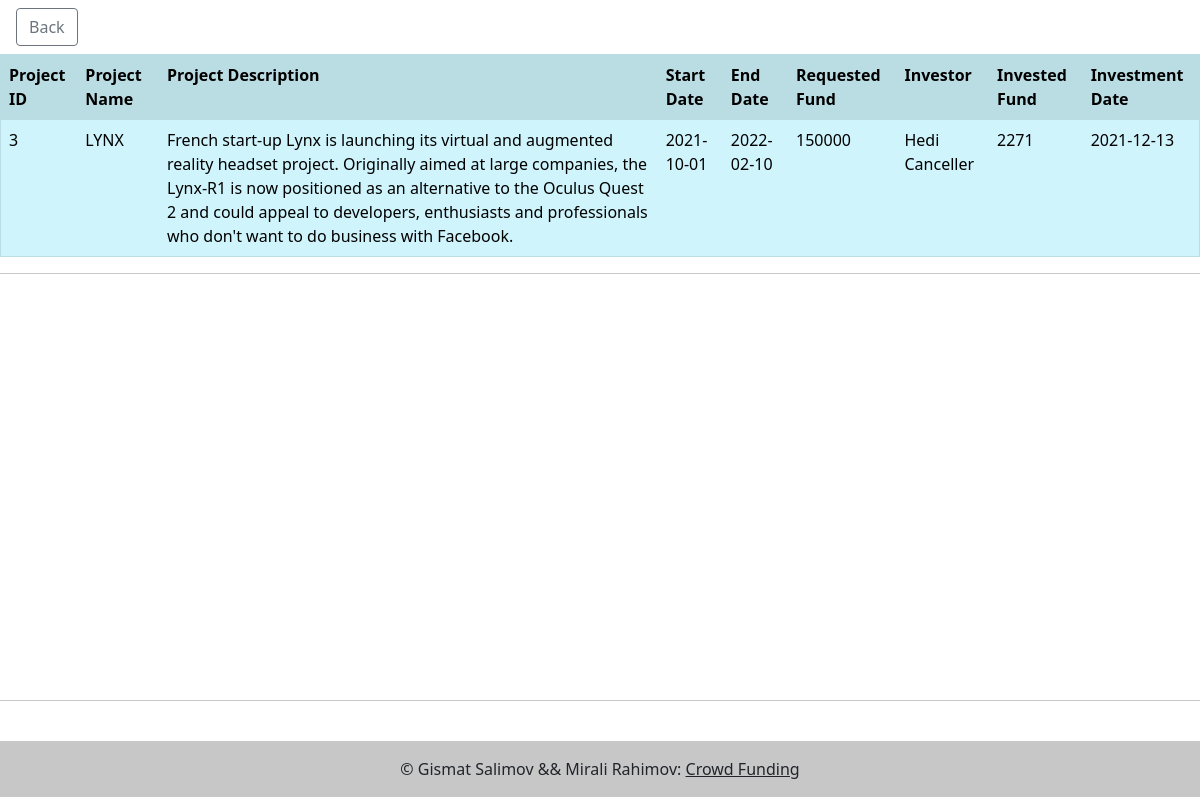
The app's page /details.php?project=3 (signed in) with its own data.
### tables this page shows
CREATE TABLE IF NOT EXISTS `projects_investors` (
  `idUser` int(11) NOT NULL,
  `idProject` int(11) NOT NULL,
  `investmentFund` float NOT NULL,
  `investmentDate` date NOT NULL,
  UNIQUE KEY `idUser` (`idUser`,`idProject`)
);

CREATE TABLE IF NOT EXISTS `projects` (
  `idProject` int(11) NOT NULL AUTO_INCREMENT,
  `projectName` varchar(255) NOT NULL,
  `projectDescription` text NOT NULL,
  `projectStartDate` date NOT NULL,
  `projectEndDate` date NOT NULL,
  `requestedFund` float NOT NULL,
  `idUser` int(11) NOT NULL,
  PRIMARY KEY (`idProject`)
);

CREATE TABLE IF NOT EXISTS `users` (
  `idUser` int(11) NOT NULL AUTO_INCREMENT,
  `firstname` varchar(50) DEFAULT NULL,
  `lastname` varchar(50) DEFAULT NULL,
  `email` varchar(50) DEFAULT NULL,
  `password` varchar(50) DEFAULT NULL,
  PRIMARY KEY (`idUser`)
);

### details.php (the view, shortened to what this page needs)
<?php
	$servername = "localhost";
	$username = "root";
	$password = "";
	$dbname = "crowd";
	$link=mysqli_connect($servername,$username,$password,$dbname);
	mysqli_set_charset($link,"utf8");
	$logUser=$_SESSION["user"];
	$project=$_GET["project"];
?>
 <!DOCTYPE html>
 <html>
 <head>
 </head>
 <body>
	<input type="button" class="btn btn-outline-secondary mx-3 my-2" onclick="location.href='main.php';" value="Back" />
	<?php
		$query="SELECT firstname,lastname,projectName,requestedFund,investmentFund,projectDescription, projectStartDate,projectEndDate,investmentDate from projects_investors join projects using (idProject) join users on users.idUser=projects_investors.idUser where idProject=$project and projects_investors.idUser=$logUser";
		$detail=mysqli_fetch_array((mysqli_query($link,$query)));
	  ?>
	  <table border="black 5px" class="table table-info table-stripped table-hover">
	  	<tr class="table-active">
	  		<th>Project ID</th>
	  		<th>Project Name</th>
	  		<th>Project Description</th>
	  		<th>Start Date</th>
	  		<th>End Date</th>
	  		<th>Requested Fund</th>
	  		<th>Investor</th>
	  		<th>Invested Fund</th>
	  		<th>Investment Date</th>
	  	</tr>
	  		<tr>
	  			<?php
		  		echo "<td>$project</td>";
		  		echo "<td>".$detail["projectName"]."</td>";
		  		echo "<td>".$detail["projectDescription"]."</td>";
		  		echo "<td>".$detail["projectStartDate"]."</td>";
		  		echo "<td>".$detail["projectEndDate"]."</td>";
		  		echo "<td>".$detail["requestedFund"]."</td>";
		  		echo "<td>".$detail["firstname"]." ".$detail["lastname"]."</td>";
		  		echo "<td>".$detail["investmentFund"]."</td>";
	  			echo "<td>".$detail["investmentDate"]."</td>";
	  			 ?>
	  		</tr>
	  </table>
		<?php
			require_once("plot.php");
		 ?>
	<footer class="bg-light text-center text-lg-start">
	  <div class="text-center p-3" style="background-color: rgba(0, 0, 0, 0.2);">
	   © Gismat Salimov && Mirali Rahimov:
	    <a class="text-dark" href="main.php">Crowd Funding</a>
	  </div>
	</footer>
 </body>
 </html>

### records on screen
projects_investors: idProject.projectName "LYNX", idProject.projectDescription "French start-up Lynx is launching its virtual and augmented reality headset project. Originally aimed at large companies, the Lynx-R1 is now positioned as an alternative to the Oculus Quest 2 and could appeal to developers, enthusiasts and professionals who don't want to do business with Facebook.", idProject.projectStartDate "2021-10-01", idProject.projectEndDate "2022-02-10", idProject.requestedFund "150000", idUser.firstname "Hedi", idUser.lastname "Canceller", investmentFund "2271", investmentDate "2021-12-13"

### other values on screen
$project "3"
